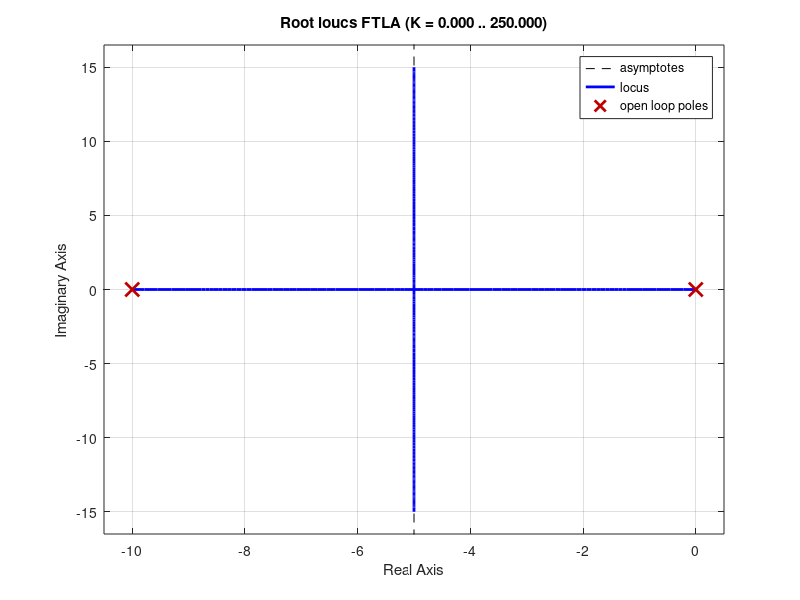
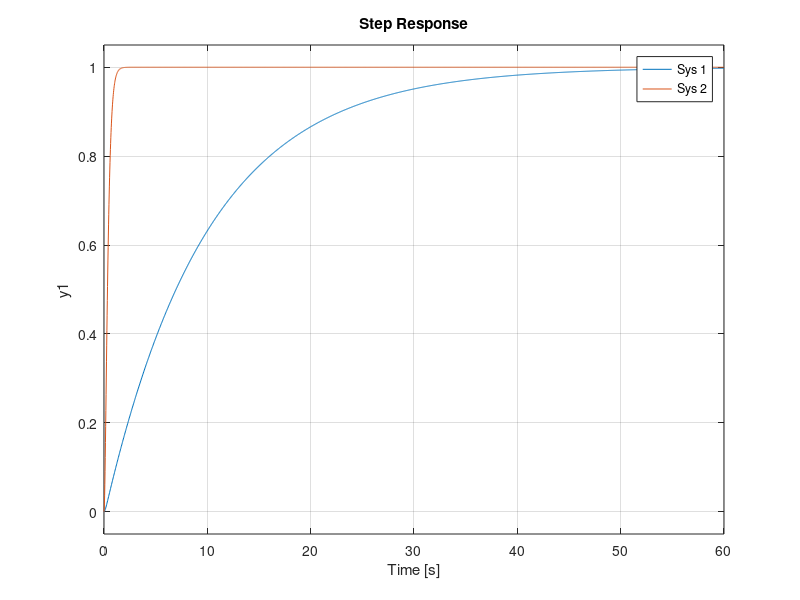

Source code (MATLAB) for these figures, in order:
% ==========================================================================
clear all; close all; clc;

% Carga de paquete utilizado
pkg load control

% variables
s   = tf('s');
G   = zpk([], [0 -10], [1])
% realimentacion unitaria
H   = 1

% Transfer function 'G' from input 'u1' to output ...
%           1
%  y1:  ----------
%       s^2 + 10 s

disp('')
disp('=======================================================================')
disp('CARACTERIZACION DE LA PLANTA')
disp('=======================================================================')
FTLA    = G*H;

disp('')
disp('=======================================================================')
disp('CONTROLADOR P (Criticamente Amortiguada)')
disp('=======================================================================')

rlocus(FTLA)

disp('')
disp('Por Inspeccion Del LR, Puntos De Trabajo (Polos Deseados)')
disp('=======================================================================')
sp = -5

disp('')
disp('Por Condicion De Modulo: | 1/k | == | (G*H)p |')
disp('=======================================================================')
FTLAp   = 1/(sp^2 + 10*sp);
k       = 1/(abs(FTLAp))

figure
step(feedback(G,H), feedback(k*G,H))

disp('')
disp('=======================================================================')
disp('SUCCESS')
